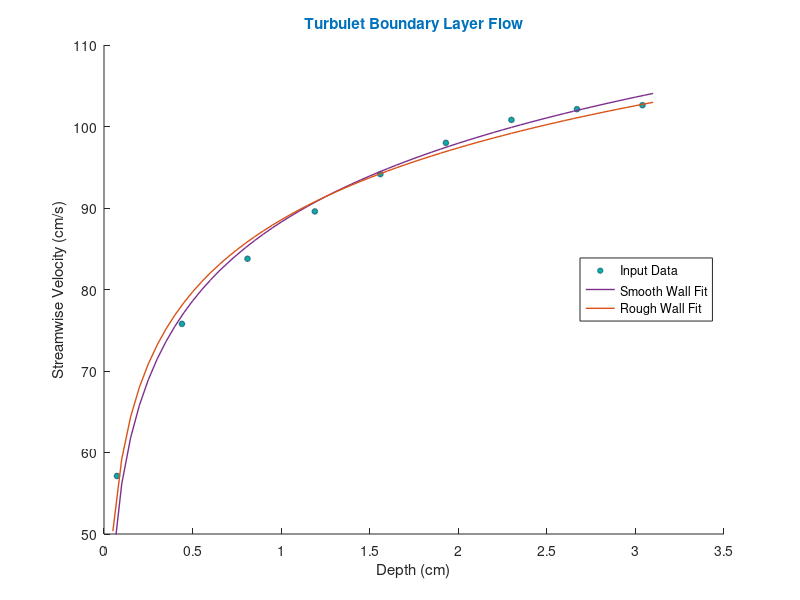

This figure's MATLAB source:
%% CE 640 - Fall 2021
% Week 6
% Matt Sharr (sharrm)

clear all
%% Input data

y = [0.073 0.44 0.81 1.19 1.56 1.93 2.3 2.67 3.04];
u = [57.12 75.78 83.77 89.58 94.16 97.99 100.81 102.13 102.62];

% Constants
k = 0.4; % von Karman constant
v = 0.01; % Kinematic viscosity of water (cm^2s^-1)

%% Smooth Wall Model

smooth_guess = [5.5]; % Initial estimated shear velocity for the smooth model

% Smooth log law
smooth = @(s_vel,y) ((s_vel/k)*log((y*s_vel)/v));
[smooth_shear_velocity,R,JCOVB,MSE] = nlinfit(y, u, smooth, smooth_guess);

% Print message to the user
disp(['a. The best estimated shear velocity for the smooth wall model is: ' num2str(smooth_shear_velocity,4) ' (cm/s)'])

%% Rough Wall Model

rough_guess = [5 0.1]; % Initial estimated shear velocity and height roughness

% Rough log law
rough = @(r_vel,y) ((r_vel(1)/k)*log(y/r_vel(2))+r_vel(1)*8.5);
[r_beta,R,JCOVB,MSE] = nlinfit(y, u, rough, rough_guess);

% Storing values in more readable variables
rough_shear_velocity = r_beta(1);
roughness_height = r_beta(2);

% Print messages to the user
disp(['b1. The best estimated shear velocity for the rough wall model is: ' num2str(rough_shear_velocity,4) ' (cm/s)'])
disp(['b2. The best estimated roughness height for the rough wall model is: ' num2str(roughness_height,2) ' (cm)'])

%% Finely tune the smooth and rough wall models with our computed parameters

% Here, x is the set of y values in the standard smooth and rough log laws
x = 0:0.05:3.1;

u_smooth = (smooth_shear_velocity/k)*log(x*smooth_shear_velocity/v); % smooth log law
u_rough = rough_shear_velocity *((1/k)*log(x/roughness_height)+8.5); % rough log law

%% Plot the input data vs the computed best fit

figure
hold on
s = scatter(y, u, 15, 'MarkerEdgeColor', [0.2 .45 .50],...
    'MarkerFaceColor', [0 .7 .7], 'LineWidth', 1.0);
plot(x, u_smooth, 'Color', [0.49 0.18 0.55], 'LineWidth', 1.0)
plot(x, u_rough, 'Color', [0.85 0.32 0.09], 'LineWidth', 1.0)
axis([0 3.5 50 110])
title('Turbulet Boundary Layer Flow', 'Color', [0 0.45 0.74])
legend('Input Data', 'Smooth Wall Fit', 'Rough Wall Fit', 'Location', 'east')
xlabel('Depth (cm)')
ylabel('Streamwise Velocity (cm/s)')
hold off

